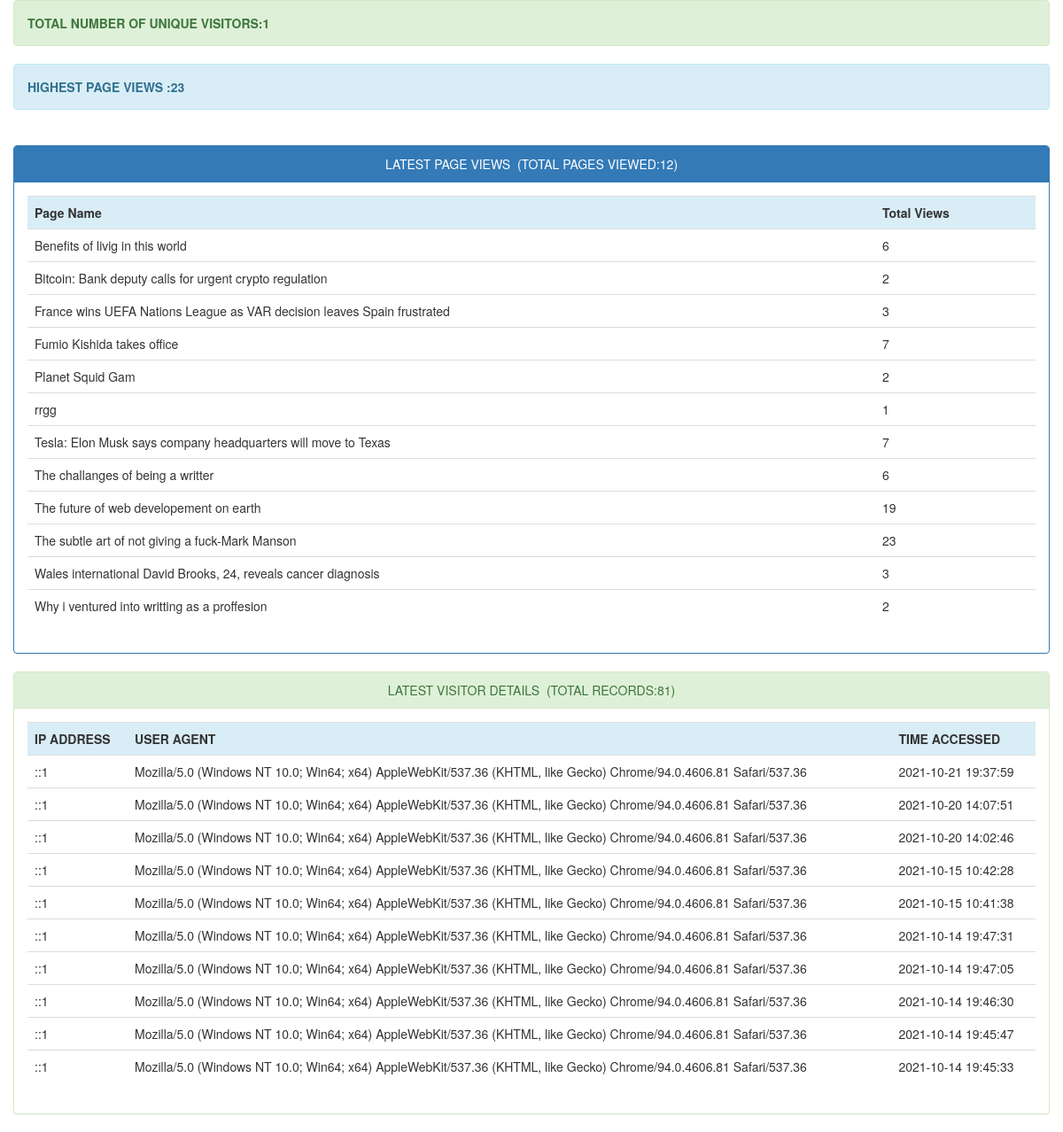
Page /adminstats/index.php on the committed database.
### tables this page shows
CREATE TABLE IF NOT EXISTS `page_hits` (
  `page` varchar(255) NOT NULL,
  `count` int(11) DEFAULT NULL,
  PRIMARY KEY (`page`)
);

CREATE TABLE IF NOT EXISTS `visitor_info` (
  `id` int(11) NOT NULL AUTO_INCREMENT,
  `ip_address` varchar(255) DEFAULT NULL,
  `user_agent` varchar(255) DEFAULT NULL,
  `time_accessed` timestamp NOT NULL DEFAULT CURRENT_TIMESTAMP,
  PRIMARY KEY (`id`)
);

### adminstats/index.php (the view, shortened to what this page needs)
<!DOCTYPE html>
<html>
<head>
	<link rel="stylesheet" type="text/css" href="bootstrap/css/bootstrap.css">
	<link rel="stylesheet" type="text/css" href="bootstrap/css/bootstrap.min.css">
</head>
<body>
	<div class="container">
		<div class="row">
			<div class="alert alert-success">
				<strong><?php
				$sql = "SELECT COUNT(DISTINCT ip_address) AS alias FROM visitor_info";
				$query = $db->prepare($sql);
				$query->execute();
				$unique_visitors = $query->fetch()['alias'];
				echo "TOTAL NUMBER OF UNIQUE VISITORS:".$unique_visitors;
				?></strong>
			</div>
			<div class="alert alert-info">
				<strong><?php
				$sql = "SELECT MAX(count) AS maximum FROM page_hits";
				$query = $db->prepare($sql);
				$query->execute();
				$maxcount = $query->fetch()['maximum'];
				echo "HIGHEST PAGE VIEWS :".$maxcount;
				?></strong>
			</div><br>
			<div class="panel panel-primary">
				<div class="panel-heading text-center">LATEST PAGE VIEWS&nbsp;&nbsp;(TOTAL PAGES VIEWED:<?php require_once("count_pages.php"); ?>)</div>
				<div class="panel-body">
					<div class="table-responsive">
						<table class="table">
							<tr class="info">
								<th>Page Name</th>
								<th>Total Views</th>
							</tr>
							<?php
							include("connect.php");
							try {
								$con=new PDO($dsn,$username,$password);
								$con->setAttribute(PDO::ATTR_ERRMODE,PDO::ERRMODE_EXCEPTION);
							} catch (Exception $ex) {
								echo 'Not Connected '.$ex->getMessage();
							}
							$stmt=$con->prepare('SELECT * FROM page_hits LIMIT 30');
							$stmt->execute();
							$resources=$stmt->fetchAll();
							foreach ($resources as $resource) {
								echo '
								<tr>
								<td>'.$resource['page'].'</td>
								<td>'.$resource['count'].'</td>
								</tr>';
							}
							?>
						</table>
					</div>
				</div>
			</div>
		</div>
		<div class="row">
			<div class="panel panel-success">
				<div class="panel-heading text-center">LATEST VISITOR DETAILS&nbsp;&nbsp;(TOTAL RECORDS:<?php require_once("count_user_stats.php"); ?>)</div>
				<div class="panel-body">
					<div class="table-responsive">
						<table class="table">
							<tr class="info">
								<th>IP ADDRESS</th>
								<th>USER AGENT</th>
								<th>TIME ACCESSED</th>
							</tr>
							<?php
							include("connect.php");
							try {
								$con=new PDO($dsn,$username,$password);
								$con->setAttribute(PDO::ATTR_ERRMODE,PDO::ERRMODE_EXCEPTION);
							} catch (Exception $ex) {
								echo 'Not Connected '.$ex->getMessage();
							}
							$stmt=$con->prepare('SELECT * FROM visitor_info ORDER BY time_accessed DESC LIMIT 10');
							$stmt->execute();
							$resources=$stmt->fetchAll();
							foreach ($resources as $resource) {
								echo '
								<tr>
								<td>'.$resource['ip_address'].'</td>
								<td>'.$resource['user_agent'].'</td>
								<td>'.$resource['time_accessed'].'</td>
								</tr>';
							}
							?>
						</table>
					</div>
				</div>
			</div>
		</div>
	</div>
</body>
</html>

### rows in the picture
page_hits: page "Benefits of livig in this world", count "6"
page_hits: page "Bitcoin: Bank deputy calls for urgent crypto regulation", count "2"
page_hits: page "France wins UEFA Nations League as VAR decision leaves Spain frustrated", count "3"
page_hits: page "Fumio Kishida takes office", count "7"
page_hits: page "Planet Squid Gam", count "2"
page_hits: page "rrgg", count "1"
page_hits: page "Tesla: Elon Musk says company headquarters will move to Texas", count "7"
page_hits: page "The challanges of being a writter", count "6"
page_hits: page "The future of web developement on earth", count "19"
page_hits: page "The subtle art of not giving a fuck-Mark Manson", count "23"
page_hits: page "Wales international David Brooks, 24, reveals cancer diagnosis", count "3"
page_hits: page "Why i ventured into writting as a proffesion", count "2"
visitor_info: ip_address "::1", user_agent "Mozilla/5.0 (Windows NT 10.0; Win64; x64) AppleWebKit/537.36 (KHTML, like Gecko) Chrome/94.0.4606.81 Safari/537.36", time_accessed "2021-10-21 19:37:59"
visitor_info: ip_address "::1", user_agent "Mozilla/5.0 (Windows NT 10.0; Win64; x64) AppleWebKit/537.36 (KHTML, like Gecko) Chrome/94.0.4606.81 Safari/537.36", time_accessed "2021-10-20 14:07:51"
visitor_info: ip_address "::1", user_agent "Mozilla/5.0 (Windows NT 10.0; Win64; x64) AppleWebKit/537.36 (KHTML, like Gecko) Chrome/94.0.4606.81 Safari/537.36", time_accessed "2021-10-20 14:02:46"
visitor_info: ip_address "::1", user_agent "Mozilla/5.0 (Windows NT 10.0; Win64; x64) AppleWebKit/537.36 (KHTML, like Gecko) Chrome/94.0.4606.81 Safari/537.36", time_accessed "2021-10-15 10:42:28"
visitor_info: ip_address "::1", user_agent "Mozilla/5.0 (Windows NT 10.0; Win64; x64) AppleWebKit/537.36 (KHTML, like Gecko) Chrome/94.0.4606.81 Safari/537.36", time_accessed "2021-10-15 10:41:38"
visitor_info: ip_address "::1", user_agent "Mozilla/5.0 (Windows NT 10.0; Win64; x64) AppleWebKit/537.36 (KHTML, like Gecko) Chrome/94.0.4606.81 Safari/537.36", time_accessed "2021-10-14 19:47:31"
visitor_info: ip_address "::1", user_agent "Mozilla/5.0 (Windows NT 10.0; Win64; x64) AppleWebKit/537.36 (KHTML, like Gecko) Chrome/94.0.4606.81 Safari/537.36", time_accessed "2021-10-14 19:47:05"
visitor_info: ip_address "::1", user_agent "Mozilla/5.0 (Windows NT 10.0; Win64; x64) AppleWebKit/537.36 (KHTML, like Gecko) Chrome/94.0.4606.81 Safari/537.36", time_accessed "2021-10-14 19:46:30"
visitor_info: ip_address "::1", user_agent "Mozilla/5.0 (Windows NT 10.0; Win64; x64) AppleWebKit/537.36 (KHTML, like Gecko) Chrome/94.0.4606.81 Safari/537.36", time_accessed "2021-10-14 19:45:47"
visitor_info: ip_address "::1", user_agent "Mozilla/5.0 (Windows NT 10.0; Win64; x64) AppleWebKit/537.36 (KHTML, like Gecko) Chrome/94.0.4606.81 Safari/537.36", time_accessed "2021-10-14 19:45:33"

### other values in the picture
$unique_visitors "1"
$maxcount "23"
$rowcount "12"
$rowcount "81"
